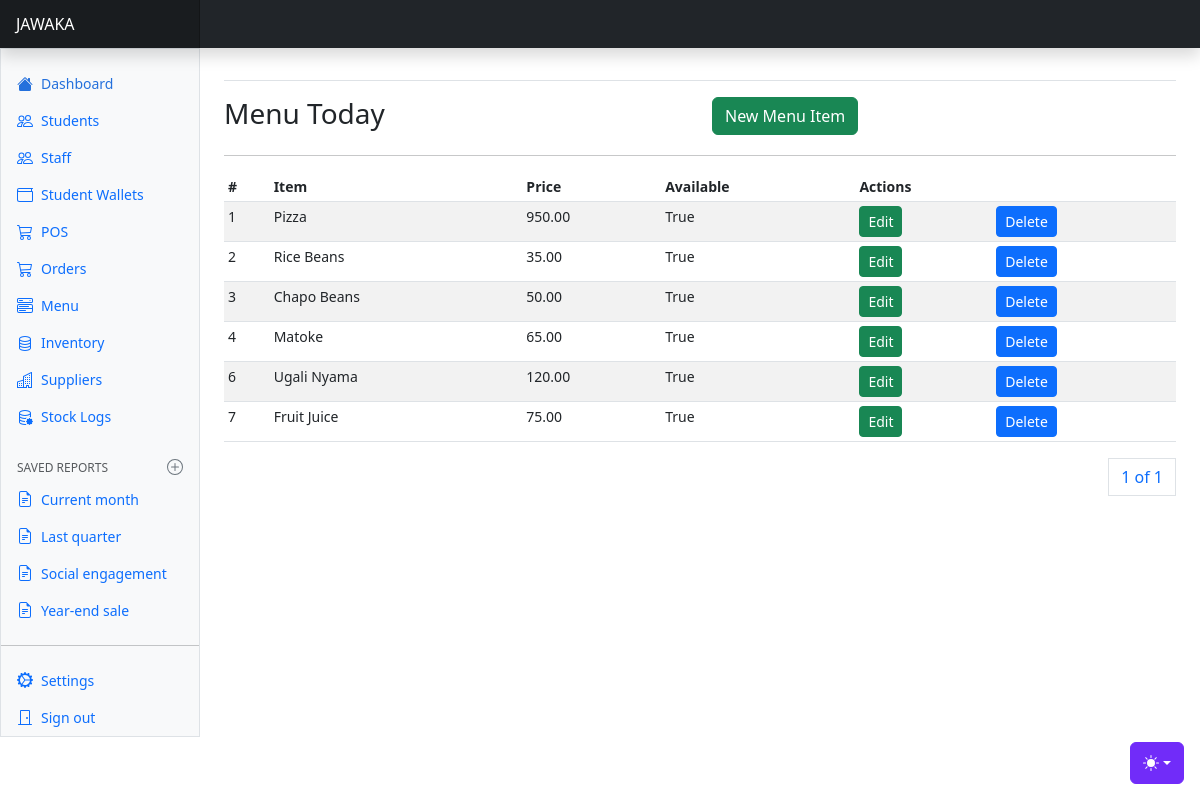
The page /inventory/menus on the database its author committed.
### apps/inventory/models.py (models this page shows, shortened)
class Menu(AbstractBaseModel):
    item = models.CharField(max_length=255)
    price = models.DecimalField(max_digits=10, decimal_places=2)
    available = models.BooleanField(default=True)
    added_to_cart = models.BooleanField(default=False)

### apps/inventory/views.py (the view)
# urls.py: path("menus", menus, name="menus"),
def menus(request):
    menus = Menu.objects.all()
    paginator = Paginator(menus, 10)
    page_number = request.GET.get("page")
    page_obj = paginator.get_page(page_number)
    context = {
        "menus": menus,
        "page_obj": page_obj,
    }
    return render(request, "menus/menu.html", context)

### templates/menus/menu.html (shortened to what this page needs)
{% extends "base.html" %}
{% block content %}
<div class="row">
    <div class="col">
        <h3>Menu Today</h3>
    </div>
    <div class="col">
        <a class="btn btn-success" data-bs-toggle="modal" data-bs-target="#newMenuItemModal">New Menu Item</a>
    </div>
</div>
<hr/>
      <div class="table-responsive small">
        <table class="table table-striped table-sm">
          <thead>
            <tr>
              <th scope="col">#</th>
              <th scope="col">Item</th>
              <th scope="col">Price</th>
              <th scope="col">Available</th>
              <th scope="col" colspan="2">Actions</th>
            </tr>
          </thead>
          <tbody>
            {% for menu in page_obj %}
            <tr>
              <td>{{menu.id}}</td>
              <td>{{menu.item}}</td>
              <td>{{menu.price}}</td>
              <td>{{menu.available}}</td>
              <td><a class="btn btn-success btn-sm" data-bs-toggle="modal" data-bs-target="#editMenuItemModal{{ menu.id }}">Edit</a></td>
              <td><a class="btn btn-primary btn-sm" data-bs-toggle="modal" data-bs-target="#deleteMenuItemModal{{ menu.id }}">Delete</a></td>
            </tr>
            {% endfor %}
          </tbody>
        </table>
        <div>
          <nav aria-label="Page navigation example">
            <ul class="pagination justify-content-end">
              <a class="page-link" href="#">{{ page_obj.number }} of {{ page_obj.paginator.num_pages }}</a>
            </ul>
          </nav>
        </div>
      </div>
{% endblock content %}

### rows shown on the page
Menu: id "1", item "Pizza", price "950.00", available "True"
Menu: id "2", item "Rice Beans", price "35.00", available "True"
Menu: id "3", item "Chapo Beans", price "50.00", available "True"
Menu: id "4", item "Matoke", price "65.00", available "True"
Menu: id "6", item "Ugali Nyama", price "120.00", available "True"
Menu: id "7", item "Fruit Juice", price "75.00", available "True"

### other values the page prints
{{ page_obj.number }} "1"
{{ page_obj.paginator.num_pages }} "1"
